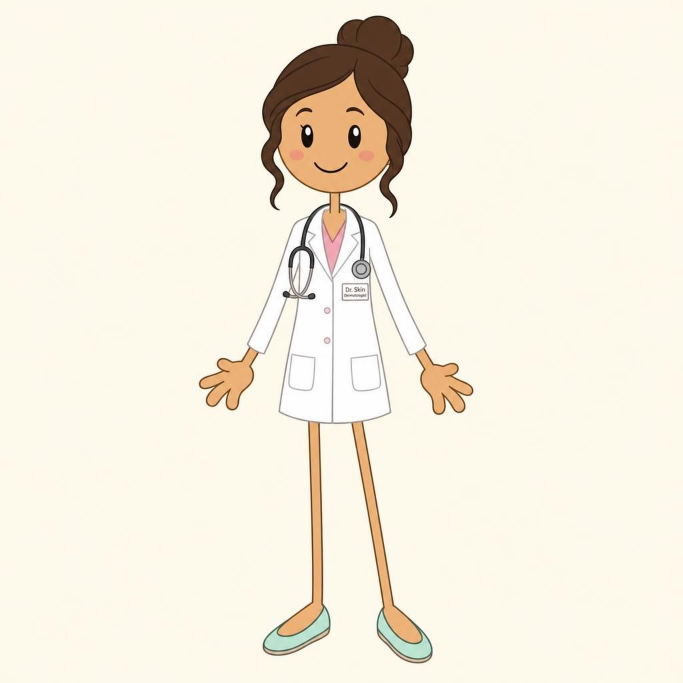
#> input picture skincare-doctor/video/assets/doctor-full.png, 2048 x 2048 px (shown at 1/3 size)
$ python slice_doctor.py ../video/assets/doctor-full.png ../video/assets/doctor-body.png
#> lines starting #> are read from the running program, lines starting #| are printed output that depends on the picture; after the words box and inside, x2 and y2 are one past the last pixel; in counts of white or black regions, pixels touching at a corner belong together
"""Cut the flat doctor illustration into animatable layers.

Outputs (2x upscaled, transparent PNGs, all share the same 2048x2048 canvas so
they stack with identical positioning):
  doctor-body.png   torso, legs, neck, stethoscope (arms + head removed)
  doctor-head.png   head + hair, with eyes and mouth painted out
  doctor-arm-l.png  viewer-left arm (sleeve + hand)
  doctor-arm-r.png  viewer-right arm
  doctor-eye-l.png  / doctor-eye-r.png  eye crops (for blinking)
  doctor-full.png   the whole figure, background removed
Coordinates below are in source (1024px) space.
"""
import sys
import cv2
import numpy as np

SRC, OUT = sys.argv[1], sys.argv[2]
SCALE = 2
SKIN = (121, 177, 236)  # BGR, sampled from the forehead

im = cv2.imread(SRC)
#> im is the input picture: shape (2048, 2048, 3); mean B, G, R 224.2, 239.5, 245.4
h, w = im.shape[:2]
#> h = 2048; w = 2048

# --- background: flood fill the cream from the borders --------------------
ff = np.zeros((h + 2, w + 2), np.uint8)
flags = 4 | cv2.FLOODFILL_MASK_ONLY | cv2.FLOODFILL_FIXED_RANGE | (255 << 8)
for seed in [(0, 0), (w - 1, 0), (0, h - 1), (w - 1, h - 1), (500, 1020), (5, 500), (1018, 500), (512, 5)]:
    cv2.floodFill(im.copy(), ff, seed, 0, (14, 14, 14), (14, 14, 14), flags)
bg = ff[1:-1, 1:-1] > 0
# Small enclosed cream pockets (between legs, under arms) that the corners miss.
for seed in [(500, 900), (432, 470), (575, 450), (500, 700)]:
    x, y = seed
    if not bg[y, x] and np.abs(im[y, x].astype(int) - [235, 250, 253]).max() < 14:
        cv2.floodFill(im.copy(), ff, seed, 0, (14, 14, 14), (14, 14, 14), flags)
bg = ff[1:-1, 1:-1] > 0
fig = (~bg).astype(np.uint8)
# Clean speckles and soften the edge.
fig = cv2.morphologyEx(fig, cv2.MORPH_OPEN, np.ones((2, 2), np.uint8))
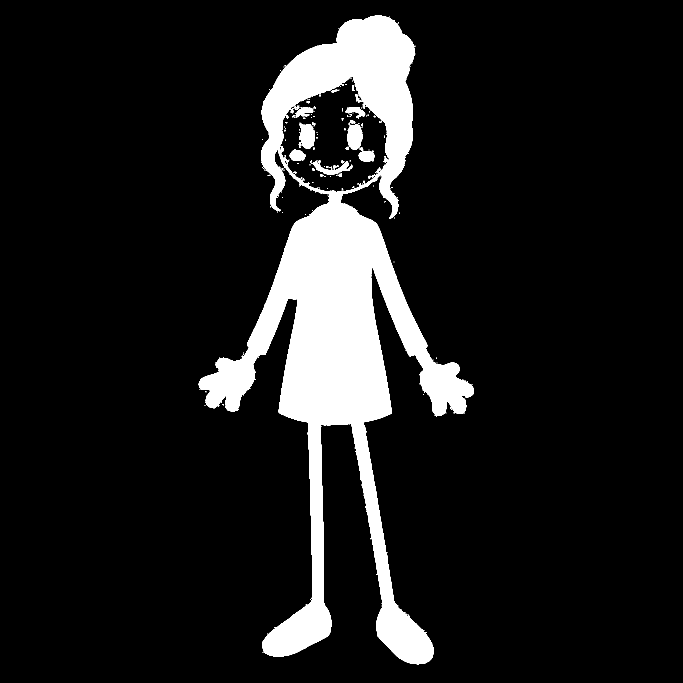
#> fig: shape (2048, 2048) (shown at 1/3 size); values 0 (black) and 1 (white), 10.8% white; 257 white regions (212 under 20 px), largest, box (x1, y1, x2, y2) and area: (596, 47, 1422, 1993) 439857, (1042, 372, 1088, 449) 2747, (901, 371, 944, 447) 2615
n, lab, stats, _ = cv2.connectedComponentsWithStats(fig, 8)
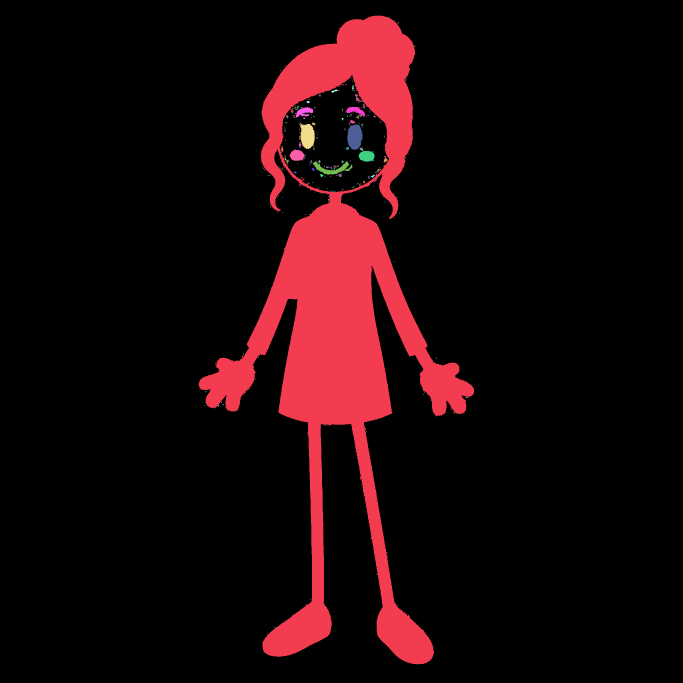
#> lab: shape (2048, 2048) int32 (shown at 1/3 size); 258 distinct labels, from 0 to 257; one colour per label, 0 black
#> n = 258; stats = 258 rows, first 6: [0, 0, 2048, 2048, 3739910], [596, 47, 826, 1946, 439857], [1167, 50, 2, 2, 4], [1193, 67, 4, 4, 8], [1016, 84, 2, 2, 4], [1244, 137, 2, 3, 6]
keep = np.zeros_like(fig)
for i in range(1, n):
    if stats[i, cv2.CC_STAT_AREA] > 400:
        keep[lab == i] = 1
fig = cv2.erode(keep, np.ones((2, 2), np.uint8))
#> fig: shape (2048, 2048); values 0 (black) and 1 (white), 10.6% white; 43 white regions (33 under 20 px), largest, box (x1, y1, x2, y2) and area: (597, 48, 1422, 1993) 432730, (1043, 373, 1088, 449) 2607, (902, 372, 944, 447) 2475


def cut_line(mask, p0, p1, thick=3):
    m = mask.copy()
    cv2.line(m, p0, p1, 0, thick)
    return m


def component_at(mask, pt):
    n, lab = cv2.connectedComponents(mask, connectivity=4)
    return (lab == lab[pt[1], pt[0]]).astype(np.uint8)


# --- arms: sever along armpit -> shoulder, take the part holding the hand ---
cut = cut_line(fig, (434, 449), (452, 318))
cut = cut_line(cut, (559, 405), (546, 318))
# keep the head separate from the cut search
cut[:300, :] = 0
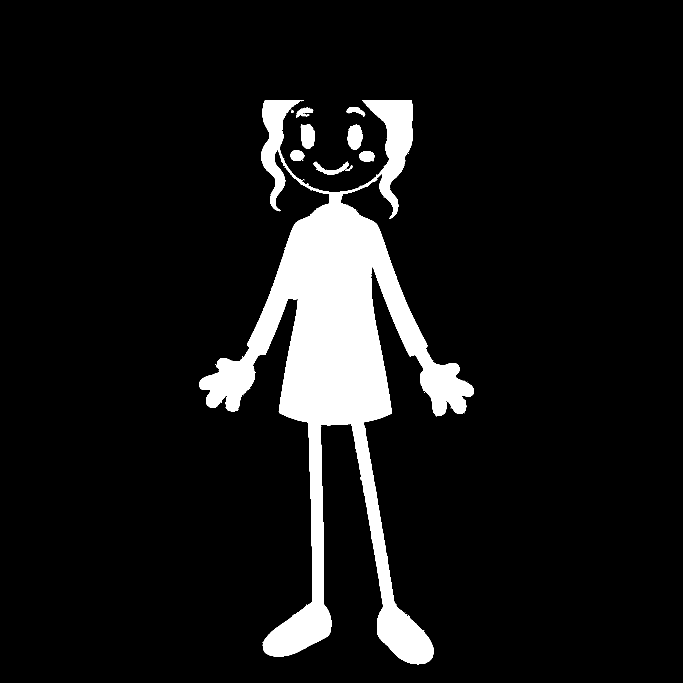
#> cut: shape (2048, 2048) (shown at 1/3 size); values 0 (black) and 1 (white), 8.9% white; 37 white regions (27 under 20 px), largest, box (x1, y1, x2, y2) and area: (597, 300, 1422, 1993) 361424, (1043, 373, 1088, 449) 2607, (902, 372, 944, 447) 2475
arm_l = component_at(cut, (340, 580))
#> in component_at, `n, lab = cv2.connectedComponents(mask, connectivity=4)`:
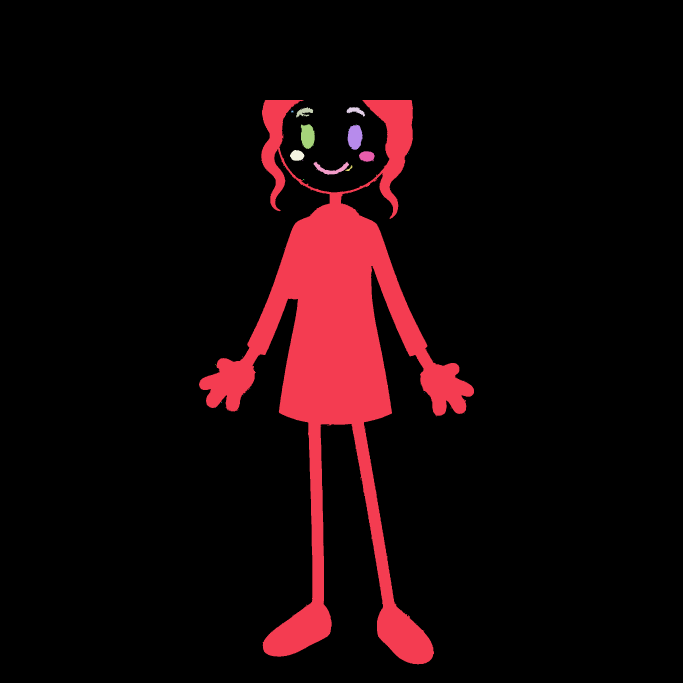
#> lab: shape (2048, 2048) int32 (shown at 1/3 size); 66 distinct labels, from 0 to 65; one colour per label, 0 black
#> in component_at, `n, lab = cv2.connectedComponents(mask, connectivity=4)`: n = 66
arm_r = component_at(cut, (670, 585))
# grow back over the cut seam so arms overlap the body slightly
seam = cv2.dilate(arm_l, np.ones((5, 5), np.uint8)) & fig
#> seam: shape (2048, 2048); values 0 (black) and 1 (white), 2.4% white; 43 white regions (33 under 20 px), largest, box (x1, y1, x2, y2) and area: (597, 48, 1422, 1993) 95802, (941, 485, 1047, 524) 679, (1043, 373, 1088, 449) 482
seam[:, 452:] = 0
#> seam: shape (2048, 2048); every value is 0
arm_l = np.maximum(arm_l, seam)
seam = cv2.dilate(arm_r, np.ones((5, 5), np.uint8)) & fig
seam[:, :546] = 0
arm_r = np.maximum(arm_r, seam)
#> arm_r: shape (2048, 2048); values 0 (black) and 1 (white), 91.8% white; 44 black regions (30 under 20 px), largest, box (x1, y1, x2, y2) and area: (599, 566, 1420, 1991) 304737, (1092, 302, 1236, 652) 19603, (786, 302, 896, 630) 12298

# --- head: everything above the chin, plus the hanging curls --------------
yy, xx = np.mgrid[0:h, 0:w]
head = fig.copy()
head[(yy > 296)] = 0
#> head: shape (2048, 2048); values 0 (black) and 1 (white), 1.7% white; 7 white regions (6 under 20 px), largest, box (x1, y1, x2, y2) and area: (798, 48, 1246, 297) 70511
curls = fig.copy()
curls[(yy > 334) | (yy <= 296) | ((xx >= 446) & (xx <= 562))] = 0
#> curls: shape (2048, 2048); values 0 (black) and 1 (white), 0.23% white; 7 white regions (3 under 20 px), largest, box (x1, y1, x2, y2) and area: (1086, 297, 1239, 335) 5185, (786, 297, 917, 335) 3591, (1040, 322, 1090, 335) 485, (894, 322, 940, 335) 390
head = np.maximum(head, curls)
#> head: shape (2048, 2048); values 0 (black) and 1 (white), 1.9% white; 12 white regions (9 under 20 px), largest, box (x1, y1, x2, y2) and area: (786, 48, 1246, 335) 79287, (1040, 322, 1090, 335) 485, (894, 322, 940, 335) 390
head &= (1 - arm_l) & (1 - arm_r)
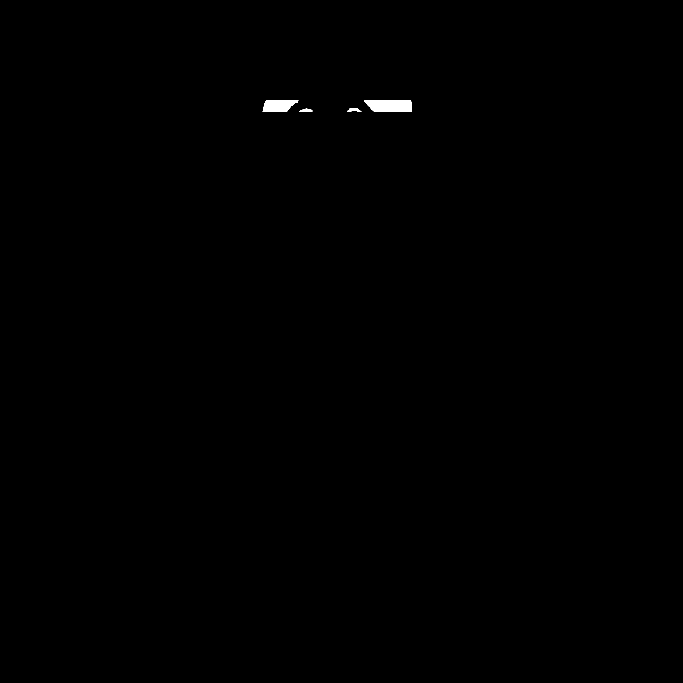
#> head: shape (2048, 2048) (shown at 1/3 size); values 0 (black) and 1 (white), 0.18% white; 4 white regions, box (x1, y1, x2, y2) and area: (1092, 302, 1236, 335) 4245, (788, 302, 896, 335) 2773, (1042, 324, 1085, 335) 294, (898, 326, 937, 335) 241

body = fig & (1 - arm_l) & (1 - arm_r) & (1 - head)
#> body: shape (2048, 2048); values 0 (black) and 1 (white), 8% white; 46 white regions (32 under 20 px), largest, box (x1, y1, x2, y2) and area: (599, 566, 1420, 1991) 304737, (1123, 335, 1236, 652) 15358, (786, 335, 860, 630) 9525
# keep the neck top under the chin so a head tilt never shows a gap
neck = np.zeros_like(fig)
cv2.rectangle(neck, (494, 280), (510, 300), 1, -1)
#> neck: shape (2048, 2048); values 0 (black) and 1 (white), 0.01% white; 1 white region, box (x1, y1, x2, y2) and area: (494, 280, 511, 301) 357
body = np.maximum(body, neck & fig)

# --- painted-out face for the head layer ---------------------------------
face = im.copy()
noise = np.random.default_rng(7)
def skin_fill(mask):
    jitter = noise.integers(-1, 2, size=(h, w, 1))
    fill = np.clip(np.array(SKIN)[None, None, :] + jitter, 0, 255).astype(np.uint8)
    face[mask > 0] = fill[mask > 0]

m = np.zeros((h, w), np.uint8)
cv2.ellipse(m, (461, 204), (15, 24), 0, 0, 360, 1, -1)
#> m: shape (2048, 2048); values 0 (black) and 1 (white), 0.03% white; 1 white region, box (x1, y1, x2, y2) and area: (446, 180, 477, 229) 1196
cv2.ellipse(m, (532, 205), (15, 24), 0, 0, 360, 1, -1)
#> m: shape (2048, 2048); values 0 (black) and 1 (white), 0.06% white; 2 white regions, box (x1, y1, x2, y2) and area: (446, 180, 477, 229) 1196, (517, 181, 548, 230) 1196
cv2.ellipse(m, (496, 250), (34, 15), 0, 0, 360, 1, -1)
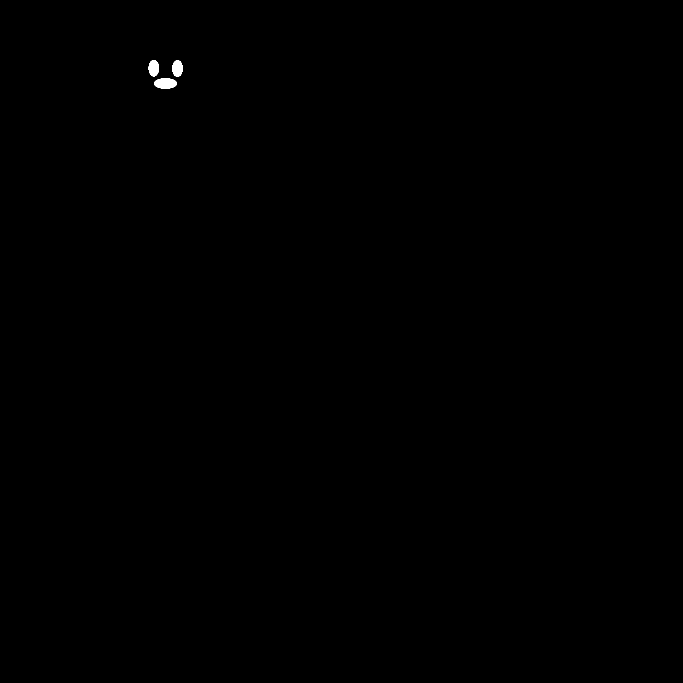
#> m: shape (2048, 2048) (shown at 1/3 size); values 0 (black) and 1 (white), 0.1% white; 3 white regions, box (x1, y1, x2, y2) and area: (462, 235, 531, 266) 1683, (446, 180, 477, 229) 1196, (517, 181, 548, 230) 1196
skin_fill(m)


def write_layer(img, mask, name, crop=None):
#> called with name = 'doctor-full.png'
    alpha = np.clip(mask * 255, 0, 255).astype(np.uint8)
    alpha = cv2.GaussianBlur(alpha, (3, 3), 0)
    rgba = cv2.cvtColor(img, cv2.COLOR_BGR2BGRA)
    rgba[:, :, 3] = alpha
    if crop:
        x0, y0, x1, y1 = crop
        rgba = rgba[y0:y1, x0:x1]
    rgba = cv2.resize(rgba, (rgba.shape[1] * SCALE, rgba.shape[0] * SCALE), interpolation=cv2.INTER_LANCZOS4)
#> rgba: shape (4096, 4096, 4)
    cv2.imwrite(f"{OUT}/{name}", rgba)


write_layer(im, fig, "doctor-full.png")
write_layer(im, body, "doctor-body.png")
write_layer(face, head, "doctor-head.png")
write_layer(im, arm_l, "doctor-arm-l.png")
write_layer(im, arm_r, "doctor-arm-r.png")
# eye crops: opaque rectangles of the original eye on its skin
for name, c in (("doctor-eye-l.png", (461, 204)), ("doctor-eye-r.png", (532, 205))):
    em = np.zeros((h, w), np.uint8)
    cv2.ellipse(em, c, (13, 22), 0, 0, 360, 1, -1)
    em = cv2.GaussianBlur(em.astype(np.float32), (5, 5), 0)
    x, y = c
    write_layer(im, em, name, (x - 16, y - 26, x + 16, y + 26))
#> this loop made 2 passes
#> pass 1, in write_layer (call 6), `rgba = rgba[y0:y1, x0:x1]`:
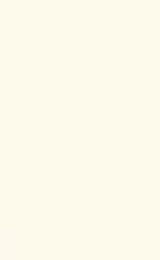
#> rgba: shape (52, 32, 4) (shown 5 times larger); mean B, G, R, A 235, 250, 253, 146.6
print("ok")
